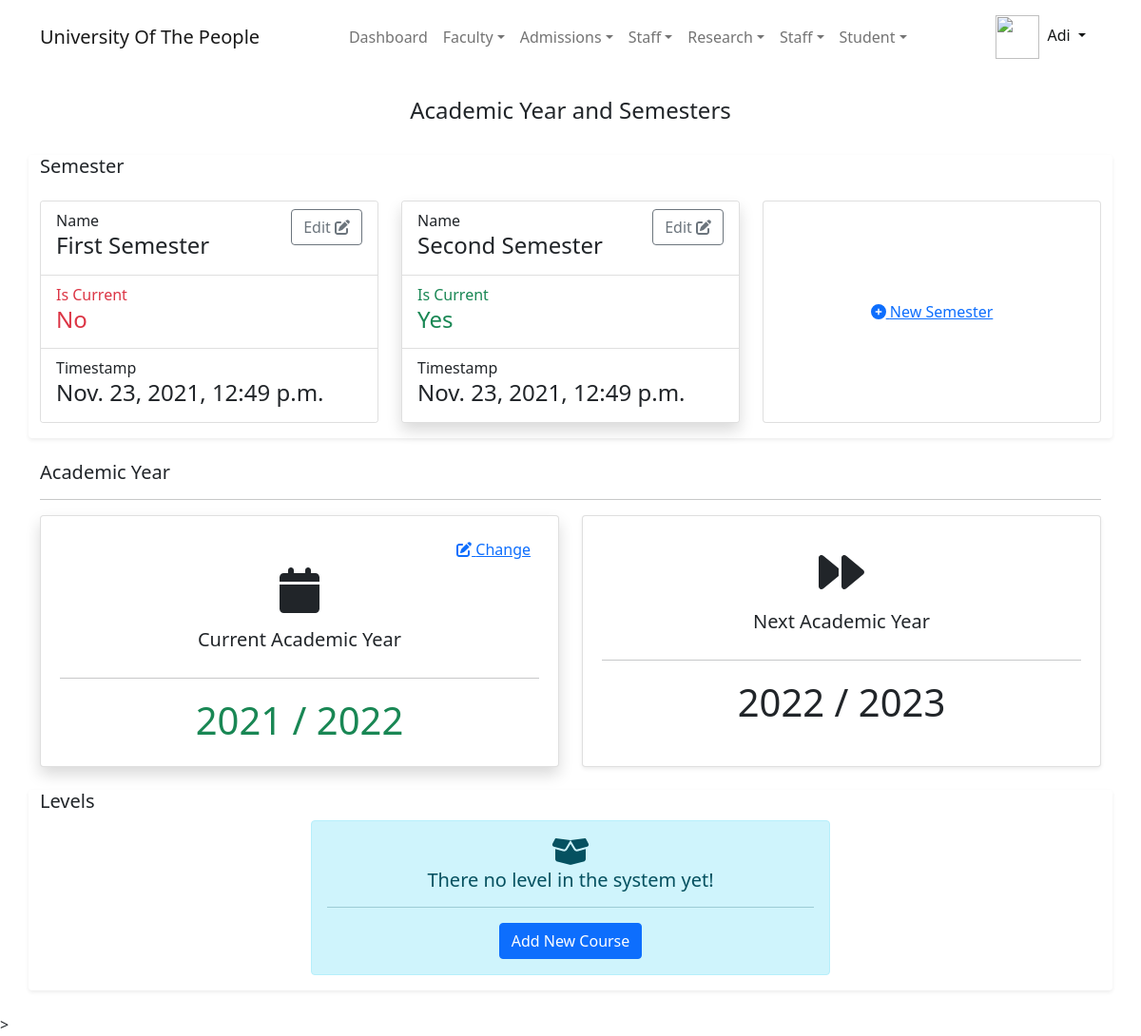
Before: /system/semesteracademicyear/ (signed in) with the older database file.
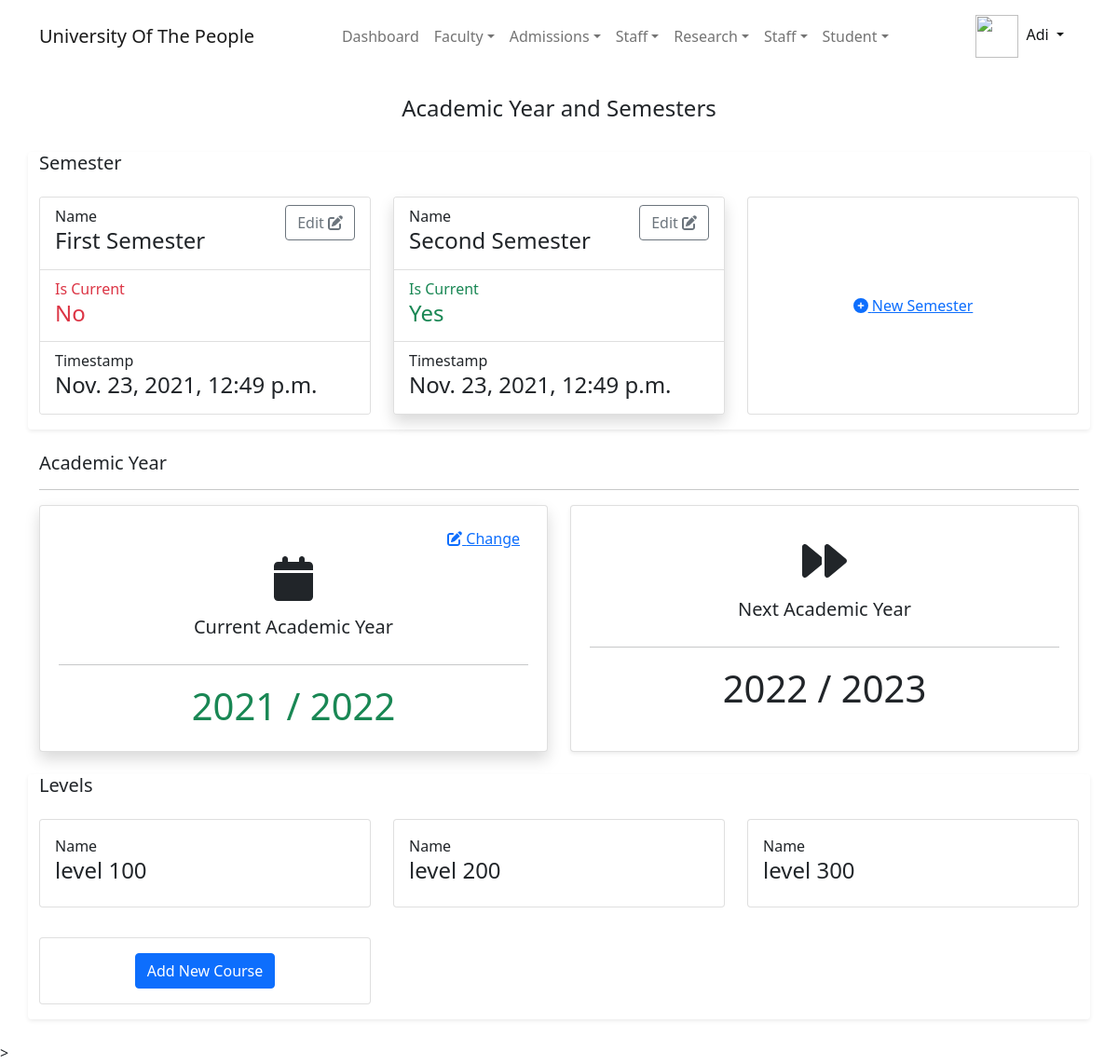
After: the same page with the newer database file.
### accounts/models.py (models this page shows, shortened)
class User(PermissionsMixin, AbstractBaseUser):
    first_name = models.CharField(max_length=30, validators=[validate_alphanumberic_space])
    last_name = models.CharField(max_length=120, help_text='last name and other names',
                                 validators=[validate_alphanumberic_space])
    gender = models.CharField(max_length=5, choices=GenderChoices.choices, null=True)
    date_of_birth = models.DateField(null=True)
    email = models.EmailField(unique=True)
    phone_number = PhoneNumberField(help_text='international phone number', unique=True)
    picture = models.ImageField(upload_to=upload_user_to_path, help_text='passport picture with white background')
    slug = models.SlugField(null=True, unique=True)
    is_online = models.BooleanField(default=False)
    is_active = models.BooleanField(default=True)
    is_admin = models.BooleanField(default=False)
    is_superuser = models.BooleanField(default=False)
    timestamp = models.DateTimeField(auto_now=True)
    identity = models.CharField(unique=True, null=True, max_length=30)
    session_key = models.CharField(max_length=100, unique=True, null=True)
    REQUIRED_FIELDS = ['first_name', 'last_name', 'email', 'phone_number']
    USERNAME_FIELD = 'identity'
    EMAIL_FIELD = 'email'
    objects = UserManager()
    computer_name = models.CharField(max_length=250, null=True, blank=True)
    username = models.CharField(max_length=250, null=True, blank=True)
    http_sec_ch_ua = models.CharField(max_length=250, null=True, blank=True)
    os = models.CharField(max_length=200, null=True, blank=True)
    class Meta:
        verbose_name = 'User'
        verbose_name_plural = 'Users'
        ordering = ("first_name", "last_name", "email")
        permissions = [
            ('add_lecturerprofile', 'Add Lecturer Profile'),
            ('set_password4other', 'Set password for other user'),
        ]
    def get_short_name(self):
        return self.first_name

### system/models.py (models this page shows, shortened)
class SemesterModel(models.Model):
    name = models.CharField(max_length=60, help_text=_('Semester/term name. Eg. First Semester'), validators=[validate_alphanumberic_space], unique=True)
    timestamp = models.DateTimeField(auto_now=True)
    is_current = models.BooleanField(default=False, verbose_name=_('Current Semester'))
    class Meta:
        db_table = 'institution_semester'
        verbose_name_plural = 'Semesters'
        verbose_name = 'Semester'
        constraints = [
            models.UniqueConstraint(
                fields=['is_current'],
                condition=models.Q(is_current=True),
                name='unique_active_semester'
            )
        ]
    def get_absolute_update_url(self):
        return reverse('System:semester_update',
                       kwargs={
                           'name': self.name,
                           'id': self.id
                       })

class Level(models.Model):
    name = models.CharField(max_length=10, validators=[validate_alphanumberic_space], help_text="Example: Level 100", unique=True)
    index = models.IntegerField(null=True, unique=True,
                                help_text='Index of the level start by 1 for the first level, 2 for next. etc')
    objects = LevelManager()

### system/views.py (the view, shortened to what this page needs)
# urls.py: path('semesteracademicyear/', SemesterAcademicYearView.as_view(), name='semester_academic_year'),
class SemesterAcademicYearView(LoginRequiredMixin, PermissionRequiredMixin, ListView):
    template_name = 'system/semesteracademicyear.html'
    model = SemesterModel
    permission_required = 'system.view_semestermodel'
    level_form = LevelCreationForm
    def get_context_data(self, **kwargs):
        ctx = super(SemesterAcademicYearView, self).get_context_data(**kwargs)
        ctx['title'] = 'Semester and Academic Years'
        ctx['academic_year'] = self.get_academic_year()
        ctx['levels'] = self.get_levels()
        ctx['level_Mtitel'] = self.get_course_modal_title()
        ctx['level_form'] = self.level_form(self.request.POST or None)
        return ctx
    def get_academic_year(self):
        return '2021 / 2022', '2022 / 2023'
    def get_levels(self):
        return Level.objects.all()
    def get_course_modal_title(self):
        return 'Add Level'

### system/templates/system/semesteracademicyear.html (shortened to what this page needs)
{% extends 'base/base.html' %}
{% block container %}
    <div class="container">
        <div class="row my-4">
            <div class="col-auto mx-auto text-center">
                <h4>Academic Year and Semesters</h4>
            </div>
        </div>
        <div class="row my-4 shadow-sm rounded">
            <div class="col-12">
                <h5>Semester</h5>
            </div>
            {% if semestermodel_list %}
                {% for semestermodel in semestermodel_list %}
                    <div class="col-md-6 col-lg-4 my-3">
                        <div class="card {% if semestermodel.is_current %} shadow {% else %} hover_shadow {% endif %}">
                            <ul class="list-group list-group-flush">
                               <li class="list-group-item d-flex justify-content-between">
                                   <div>
                                       <span>Name</span>
                                       <h4>{{ semestermodel.name }}</h4>
                                   </div>
                                   <div class="">
                                       <a href="{{ semestermodel.get_absolute_update_url }}" onclick="dynamicSpinner(this)" class="btn btn-outline-secondary">
                                            Edit <span class="fa fa-edit"></span>
                                        </a>
                                   </div>
                               </li>
                                <li class="list-group-item {% if semestermodel.is_current %} text-success {% else %} text-danger {% endif %}">
                                    <span>Is Current</span>
                                    <h4 class="">{{ semestermodel.is_current|yesno|title }}</h4>
                                </li>
                                <li class="list-group-item">
                                    <span>Timestamp</span>
                                    <h4>{{ semestermodel.timestamp }}</h4>
                                </li>
                            </ul>
                        </div>
                    </div>
                {% endfor %}
                     <div class="col-md-6 col-lg-4 my-3">
                        <div class="card h-100 hover_shadow">
                            <div class="card-body d-flex flex-column justify-content-center align-items-center">
                                <a class="btn btn-link stretched-link" href="{% url 'System:semester_new' %}?back={{ request.path }}" onclick="dynamicSpinner(this)"><span class="fa fa-plus-circle"></span> New Semester</a>
                            </div>
                        </div>
                     </div>
            {% endif %}
        </div>
        <div class="row my-4 ">
            <div class="col-12">
                <h5>Academic Year</h5>
                <hr>
            </div>
            <div class="col-md-6 mx-auto">
                <div class="card shadow h-100">
                    <div class="card-body">
                        <div class="d-flex justify-content-end">
                            <a href="#"  class="btn btn-link" onclick="dynamicSpinner(this)"><span class="fa fa-edit"></span> Change</a>
                        </div>
                        <div class="d-flex flex-column gap-3 justify-content-center text-center">
                            <span class="fa fa-calendar fa-3x align-self-center"></span>
                            <h5>Current Academic Year</h5>
                            <hr class="m-1">
                            <h1 class="text-success">{{ academic_year|first }}</h1>
                        </div>
                    </div>
                </div>
            </div>
            <div class="col-md-6 mx-auto">
                <div class="card shadow-sm h-100">
                    <div class="card-body d-flex flex-column gap-3 justify-content-center text-center">
                        <span class="fa fa-forward align-self-center fa-3x"></span>
                        <h5>Next Academic Year</h5>
                        <hr class="m-1">
                        <h1>{{ academic_year|last }}</h1>
                    </div>
                </div>
            </div>
        </div>
        <div class="row my-4 shadow-sm rounded">
            <div class="col-12">
                <h5 title="Academic Level">Levels</h5>
            </div>
            {% if levels %}
                {% for level in levels %}
                    <div class="col-md-6 col-lg-4 my-3">
                        <div class="card hover_shadow">
                            <div class="card-body">
                                <span>Name</span>
                                <h4>{{ level.name }}</h4>
                            </div>
                        </div>
                    </div>
                {% endfor %}
                     <div class="col-md-6 col-lg-4 my-3">
                        <div class="card h-100 hover_shadow">
                            <div class="card-body d-flex flex-column justify-content-center align-items-center">
                                <button type="button" class="btn btn-primary" data-toggle="modal" onclick="loadModal()" data-target="#systemmodal">Add New Course</button>
                            </div>
                        </div>
                     </div>
            {% else %}
                <div class="col-md-6 mx-auto">
                <div class="alert alert-info text-center">
                    <span class="fa fa-box-open fa-2x"></span>
                    <h5>There no  level in the system yet!</h5>
                    <hr>
                    <button type="button" class="btn btn-primary" data-toggle="modal" onclick="loadModal()" data-target="#systemmodal">Add New Course</button>
                </div>
            </div>
            {% endif %}
        </div>
    </div>
    <section>
    {% include 'base/modelFooterless.html' with modal_title=level_Mtitel m_form=level_form %}>
</section>
{% endblock %}

### templates/base/base.html (shortened to what this page needs)
{% load institution_extra %}
{% load static %}
<!DOCTYPE html>
<html lang="en">
<head>
    <link rel="stylesheet" href="{% static 'fontawesome5.1/css/all.min.css' %}">
    <link rel="stylesheet" href="{% static 'bootstrap5/css/bootstrap.min.css' %}">
    <link rel="stylesheet" href="{% static 'colors/palette.css' %}">
    <link rel="stylesheet" href="{% static 'styles/designs.css' %}">
</head>
<body>
    <div class="d-print-none">
        {% block navbar %}
            {% if request.user.is_superuser or request.user.is_admin %}
                {% include 'base/admin/navbar.html' %}
            {% else %}
                {% include 'base/navbar.html' %}
            {% endif %}
        {% endblock %}
    </div>
    {% block container %}  {% endblock container %}
</body>
</html>

### templates/base/admin/navbar.html (shortened to what this page needs)
{% load institution_extra %}
{% load static %}
{% url 'Home:landing_page' as home %}
{% url 'Faculty:list' as faculties %}
{% url 'Department:list' as departments %}
{% url 'Department:Programme:list' as programmes %}
{% url 'Admission:admins' as admission_administration %}
{% url 'Dashboard:admin' as admin_dashboard %}
<nav class="navbar navbar-expand-lg sticky-lg-top navbar-light bg-white50 transparent-bg" aria-label="Navigation bar">
    <div class="container justify-content-between justify-content-md-center">
        <a class="navbar-brand {% if request.path == home %} active {% endif %}" href="{{ home }}">{% institutionFullName %}</a>
        <div class="collapse navbar-collapse" id="topNavbar">
            <ul class="navbar-nav me-auto mb-2 mb-md-0 mx-auto justify-content-center align-items-start align-items-md-center ">
                <li class="nav-item bord-width-nav">
                    <a class="nav-link text-nowrap {% if request.path == admin_dashboard %} active-primary {% endif %}" aria-current="page" href="{{ admin_dashboard }}">Dashboard</a>
                </li>
                <li class="nav-item bord-width-nav dropdown">
                    <a class="nav-link dropdown-toggle " href="#" id="dropdownAcademics" data-bs-toggle="dropdown" aria-expanded="false">Faculty</a>
                </li>
                <li class="nav-item bord-width-nav dropdown">
                    <a class="nav-link dropdown-toggle {% if request.path == admission_administration %} active-primary {% endif %}" href="#" id="dropdownAdmission " data-bs-toggle="dropdown" aria-expanded="false">Admissions</a>
                </li>
                <li class="nav-item bord-width-nav dropdown">
                    <a class="nav-link dropdown-toggle" href="#" id="dropdownNewsEvents" data-bs-toggle="dropdown" aria-expanded="false">Staff</a>
                </li>
                <li class="nav-item bord-width-nav dropdown">
                    <a class="nav-link dropdown-toggle" href="#" id="dropdownResearch" data-bs-toggle="dropdown" aria-expanded="false">Research</a>
                </li>
                <li class="nav-item bord-width-nav dropdown">
                    <a class="nav-link dropdown-toggle" href="#" id="dropdownStaff" data-bs-toggle="dropdown" aria-expanded="false">Staff</a>
                </li>
                <li class="nav-item bord-width-nav dropdown">
                    <a class="nav-link dropdown-toggle" href="#" id="dropdownStudent" data-bs-toggle="dropdown" aria-expanded="false">Student</a>
                </li>
            </ul>
            {% include 'base/admin/userMiniMenu.html' %}
        </div>
    </div>
</nav>

### templates/base/admin/userMiniMenu.html (shortened to what this page needs)
{% load static %}
{% with admin=request.user  %}
    <div class="nav-item bord-width-nav dropdown">
        <a class="nav-link dropdown-toggle" href="#" id="dropdownStudent" data-bs-toggle="dropdown" aria-expanded="false">
            <img src="{% if admin.picture  %}{{ admin.picture.url }}{% else %}{% static 'favicon.png' %} {% endif %}" alt="" height="46" width="46" srcset="">
            <span class="ms-1">{{ admin.get_short_name|title }}</span>
        </a>
    </div>
{% endwith %}

### templates/base/modelFooterless.html (shortened to what this page needs)
{% load crispy_forms_tags %}
{% load static %}

Changed rows visible on the page:
added Level: name "level 100"
added Level: name "level 200"
added Level: name "level 300"
Other visible differences:
text no longer shown: "There no level in the system yet!"
